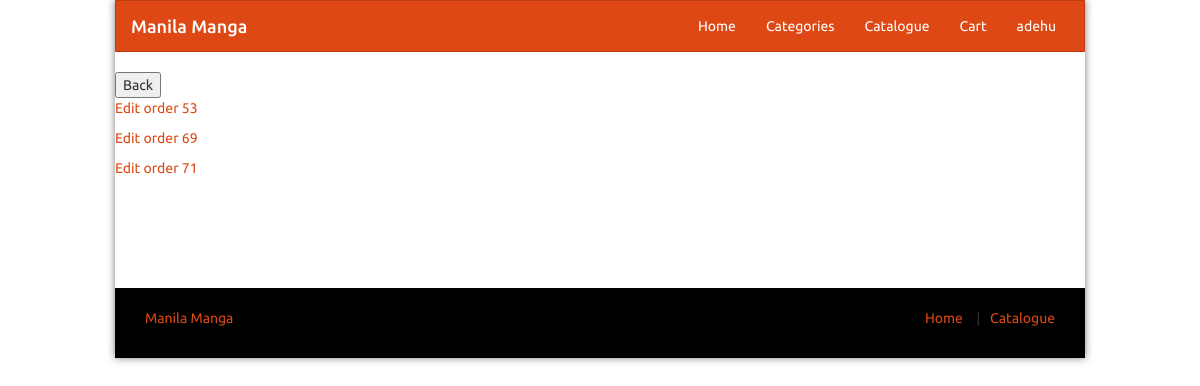
Before: /mngordi.php (signed in) with the older database file.
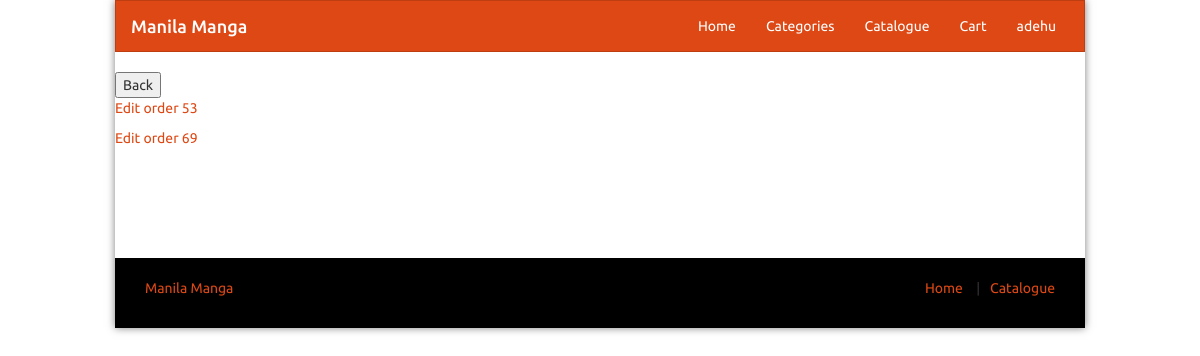
After: the same page with the newer database file.
### tables this page shows
CREATE TABLE "ordersItems" (
	"orderId"	INTEGER NOT NULL,
	"userId"	INTEGER,
	"wantedMangaId"	INTEGER NOT NULL,
	"dateCreated"	TEXT,
	"quantity"	INTEGER NOT NULL,
	PRIMARY KEY("orderId" AUTOINCREMENT)
);

### mngordi.php (the view, shortened to what this page needs)
<?php session_start();
include('navbar.php');
echo '<button onclick="history.go(-1);">Back </button>';
$ordersItemsDataQuery='SELECT * from ordersItems';
$ordersDataItems=$db->query($ordersItemsDataQuery);
while ($orderItemsData=$ordersDataItems->fetchArray()){
    echo '<div class="admp">
        <p>
        <a href="mngordi1.php?id='.$orderItemsData['orderId'].'">Edit order '.$orderItemsData['orderId'].'</a>
        </p>
        </div>';
}
include'footer.php';
unset($db);?>

Changed rows visible on the page:
removed ordersitems: orderId "71"
